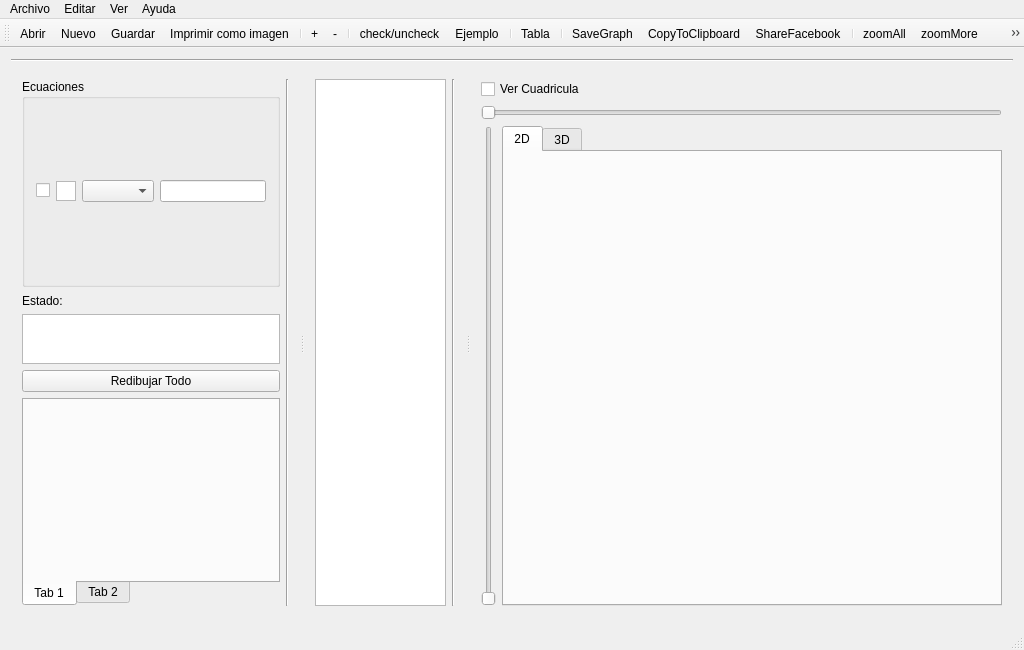
<?xml version="1.0" encoding="UTF-8"?>
<ui version="4.0">
 <class>MainWindow</class>
 <widget class="QMainWindow" name="MainWindow">
  <property name="geometry">
   <rect>
    <x>0</x>
    <y>0</y>
    <width>1024</width>
    <height>650</height>
   </rect>
  </property>
  <property name="windowTitle">
   <string>easyGraph - OAD</string>
  </property>
  <widget class="QWidget" name="centralWidget">
   <layout class="QVBoxLayout" name="verticalLayout">
    <item>
     <widget class="Line" name="line">
      <property name="enabled">
       <bool>true</bool>
      </property>
      <property name="orientation">
       <enum>Qt::Horizontal</enum>
      </property>
     </widget>
    </item>
    <item>
     <widget class="QSplitter" name="splitterEquations_Table_Graphs">
      <property name="orientation">
       <enum>Qt::Horizontal</enum>
      </property>
      <widget class="QWidget" name="layoutWidget">
       <layout class="QHBoxLayout" name="horizontalEquations">
        <item>
         <layout class="QVBoxLayout" name="verticalLayoutEquations">
          <item>
           <widget class="QGroupBox" name="grpEquations">
            <property name="sizePolicy">
             <sizepolicy hsizetype="Expanding" vsizetype="Expanding">
              <horstretch>0</horstretch>
              <verstretch>0</verstretch>
             </sizepolicy>
            </property>
            <property name="title">
             <string>Ecuaciones</string>
            </property>
            <property name="flat">
             <bool>false</bool>
            </property>
            <layout class="QVBoxLayout" name="verticalLayout_6">
             <item>
              <layout class="QVBoxLayout" name="verticalLayout_2">
               <item>
                <layout class="QHBoxLayout" name="horizontalLayout">
                 <property name="sizeConstraint">
                  <enum>QLayout::SetDefaultConstraint</enum>
                 </property>
                 <item>
                  <widget class="QCheckBox" name="checkBox">
                   <property name="text">
                    <string/>
                   </property>
                  </widget>
                 </item>
                 <item>
                  <widget class="QGraphicsView" name="graphicsView">
                   <property name="minimumSize">
                    <size>
                     <width>20</width>
                     <height>20</height>
                    </size>
                   </property>
                   <property name="maximumSize">
                    <size>
                     <width>20</width>
                     <height>20</height>
                    </size>
                   </property>
                  </widget>
                 </item>
                 <item>
                  <widget class="QComboBox" name="comboBox"/>
                 </item>
                 <item>
                  <widget class="QLineEdit" name="lineEdit"/>
                 </item>
                </layout>
               </item>
              </layout>
             </item>
            </layout>
           </widget>
          </item>
          <item>
           <layout class="QVBoxLayout" name="verticalLayout_3">
            <item>
             <widget class="QLabel" name="lblStatus">
              <property name="minimumSize">
               <size>
                <width>0</width>
                <height>15</height>
               </size>
              </property>
              <property name="maximumSize">
               <size>
                <width>16777215</width>
                <height>15</height>
               </size>
              </property>
              <property name="text">
               <string>Estado:</string>
              </property>
             </widget>
            </item>
            <item>
             <widget class="QTextEdit" name="txtStatus">
              <property name="minimumSize">
               <size>
                <width>0</width>
                <height>20</height>
               </size>
              </property>
              <property name="maximumSize">
               <size>
                <width>16777215</width>
                <height>50</height>
               </size>
              </property>
             </widget>
            </item>
            <item>
             <widget class="QPushButton" name="btnRedraw">
              <property name="text">
               <string>Redibujar Todo</string>
              </property>
             </widget>
            </item>
           </layout>
          </item>
          <item>
           <widget class="QTabWidget" name="tabWidget_2">
            <property name="tabPosition">
             <enum>QTabWidget::South</enum>
            </property>
            <property name="currentIndex">
             <number>0</number>
            </property>
            <widget class="QWidget" name="tab_2">
             <attribute name="title">
              <string>Tab 1</string>
             </attribute>
            </widget>
            <widget class="QWidget" name="tab_3">
             <attribute name="title">
              <string>Tab 2</string>
             </attribute>
            </widget>
           </widget>
          </item>
         </layout>
        </item>
        <item>
         <widget class="Line" name="line_2">
          <property name="orientation">
           <enum>Qt::Vertical</enum>
          </property>
         </widget>
        </item>
       </layout>
      </widget>
      <widget class="QSplitter" name="splitter_Table_Graph">
       <property name="orientation">
        <enum>Qt::Horizontal</enum>
       </property>
       <widget class="QWidget" name="layoutWidget">
        <layout class="QHBoxLayout" name="horizontalLayoutTable">
         <item>
          <widget class="QTableWidget" name="tableWidget">
           <property name="minimumSize">
            <size>
             <width>125</width>
             <height>0</height>
            </size>
           </property>
           <property name="maximumSize">
            <size>
             <width>140</width>
             <height>16777215</height>
            </size>
           </property>
           <attribute name="horizontalHeaderVisible">
            <bool>false</bool>
           </attribute>
           <attribute name="horizontalHeaderCascadingSectionResizes">
            <bool>false</bool>
           </attribute>
           <attribute name="horizontalHeaderDefaultSectionSize">
            <number>40</number>
           </attribute>
           <attribute name="horizontalHeaderMinimumSectionSize">
            <number>40</number>
           </attribute>
           <attribute name="horizontalHeaderStretchLastSection">
            <bool>false</bool>
           </attribute>
           <attribute name="verticalHeaderVisible">
            <bool>false</bool>
           </attribute>
           <attribute name="verticalHeaderMinimumSectionSize">
            <number>25</number>
           </attribute>
           <attribute name="verticalHeaderStretchLastSection">
            <bool>false</bool>
           </attribute>
           <column>
            <property name="text">
             <string>X</string>
            </property>
           </column>
           <column>
            <property name="text">
             <string>Y</string>
            </property>
           </column>
           <column>
            <property name="text">
             <string>Z</string>
            </property>
           </column>
          </widget>
         </item>
         <item>
          <widget class="Line" name="line_3">
           <property name="orientation">
            <enum>Qt::Vertical</enum>
           </property>
          </widget>
         </item>
        </layout>
       </widget>
       <widget class="QWidget" name="layoutWidget">
        <layout class="QVBoxLayout" name="verticalLayoutGraph">
         <item>
          <layout class="QVBoxLayout" name="verticalLayout_4">
           <item>
            <widget class="QCheckBox" name="chkGrid">
             <property name="text">
              <string>Ver Cuadricula</string>
             </property>
            </widget>
           </item>
           <item>
            <widget class="QSlider" name="horizontalSlider">
             <property name="orientation">
              <enum>Qt::Horizontal</enum>
             </property>
            </widget>
           </item>
          </layout>
         </item>
         <item>
          <layout class="QHBoxLayout" name="horizontalLayout_5">
           <item>
            <widget class="QSlider" name="verticalSlider">
             <property name="orientation">
              <enum>Qt::Vertical</enum>
             </property>
            </widget>
           </item>
           <item>
            <widget class="QTabWidget" name="tabGraphics">
             <property name="minimumSize">
              <size>
               <width>500</width>
               <height>0</height>
              </size>
             </property>
             <property name="maximumSize">
              <size>
               <width>16777215</width>
               <height>16777215</height>
              </size>
             </property>
             <property name="currentIndex">
              <number>0</number>
             </property>
             <widget class="QWidget" name="tab2D">
              <attribute name="title">
               <string>2D</string>
              </attribute>
              <layout class="QVBoxLayout" name="verticalLayout_7">
               <item>
                <widget class="QVTKWidget" name="qvtkWidget"/>
               </item>
              </layout>
             </widget>
             <widget class="QWidget" name="tab3D">
              <attribute name="title">
               <string>3D</string>
              </attribute>
              <layout class="QVBoxLayout" name="verticalLayout_8"/>
             </widget>
            </widget>
           </item>
          </layout>
         </item>
        </layout>
       </widget>
      </widget>
     </widget>
    </item>
   </layout>
  </widget>
  <widget class="QMenuBar" name="menuBar">
   <property name="geometry">
    <rect>
     <x>0</x>
     <y>0</y>
     <width>1024</width>
     <height>20</height>
    </rect>
   </property>
   <widget class="QMenu" name="menuEasyGraph_using_MVC">
    <property name="title">
     <string>Archivo</string>
    </property>
    <addaction name="actionNuevo"/>
    <addaction name="actionAbrir"/>
    <addaction name="actionGuardar"/>
    <addaction name="actionSaveAs"/>
    <addaction name="actionExportar_como_imagen"/>
    <addaction name="actionImprimir_como_imagen"/>
    <addaction name="actionSalir"/>
   </widget>
   <widget class="QMenu" name="menuJair">
    <property name="title">
     <string>Editar</string>
    </property>
    <addaction name="actionInsertar_Ecuaci_n"/>
    <addaction name="actionRemover_ecuaci_n"/>
    <addaction name="separator"/>
    <addaction name="actionCortar"/>
    <addaction name="actionCopiar"/>
    <addaction name="actionPegar"/>
    <addaction name="separator"/>
    <addaction name="actionReiniciar_Configuraciones"/>
   </widget>
   <widget class="QMenu" name="menuAyuda">
    <property name="title">
     <string>Ayuda</string>
    </property>
    <addaction name="actionAcerca_de"/>
    <addaction name="actionTutorial"/>
    <addaction name="action_Que_hay_de_nuevo"/>
    <addaction name="actionContactanos"/>
   </widget>
   <widget class="QMenu" name="menuVer">
    <property name="title">
     <string>Ver</string>
    </property>
    <addaction name="actionTeclado"/>
    <addaction name="actionConfiguraci_n_de_ejes"/>
    <addaction name="actionAtributos_del_Grafico"/>
    <addaction name="separator"/>
    <addaction name="actionConfiguraciones"/>
   </widget>
   <addaction name="menuEasyGraph_using_MVC"/>
   <addaction name="menuJair"/>
   <addaction name="menuVer"/>
   <addaction name="menuAyuda"/>
  </widget>
  <widget class="QToolBar" name="mainToolBar">
   <attribute name="toolBarArea">
    <enum>TopToolBarArea</enum>
   </attribute>
   <attribute name="toolBarBreak">
    <bool>false</bool>
   </attribute>
   <addaction name="actionAbrir"/>
   <addaction name="actionNuevo"/>
   <addaction name="actionGuardar"/>
   <addaction name="actionImprimir_como_imagen"/>
   <addaction name="separator"/>
   <addaction name="actionMore"/>
   <addaction name="actionLess"/>
   <addaction name="separator"/>
   <addaction name="actionCheckUncheck"/>
   <addaction name="actionExample"/>
   <addaction name="separator"/>
   <addaction name="actionTable"/>
   <addaction name="separator"/>
   <addaction name="actionSaveGraph"/>
   <addaction name="actionCopyToClipboard"/>
   <addaction name="actionShareFacebook"/>
   <addaction name="separator"/>
   <addaction name="actionZoomAll"/>
   <addaction name="actionZoomMore"/>
   <addaction name="actionZoomLess"/>
  </widget>
  <widget class="QStatusBar" name="statusBar"/>
  <action name="actionNuevo">
   <property name="icon">
    <iconset resource="Resources/res.qrc">
     <normaloff>:/Icons/icons/new.png</normaloff>:/Icons/icons/new.png</iconset>
   </property>
   <property name="text">
    <string>Nuevo</string>
   </property>
   <property name="shortcut">
    <string>N</string>
   </property>
  </action>
  <action name="actionAbrir">
   <property name="text">
    <string>Abrir</string>
   </property>
   <property name="shortcut">
    <string>O</string>
   </property>
  </action>
  <action name="actionGuardar">
   <property name="icon">
    <iconset resource="Resources/res.qrc">
     <normaloff>:/Icons/icons/save.png</normaloff>:/Icons/icons/save.png</iconset>
   </property>
   <property name="text">
    <string>Guardar...</string>
   </property>
   <property name="shortcut">
    <string>S</string>
   </property>
  </action>
  <action name="actionSaveAs">
   <property name="icon">
    <iconset resource="Resources/res.qrc">
     <normaloff>:/Icons/icons/save.png</normaloff>:/Icons/icons/save.png</iconset>
   </property>
   <property name="text">
    <string>Guardar Como ...</string>
   </property>
   <property name="shortcut">
    <string>A</string>
   </property>
  </action>
  <action name="actionAcerca_de">
   <property name="text">
    <string>Acerca de ...</string>
   </property>
  </action>
  <action name="actionTutorial">
   <property name="text">
    <string>Tutorial</string>
   </property>
  </action>
  <action name="actionExportar_como_imagen">
   <property name="icon">
    <iconset resource="Resources/res.qrc">
     <normaloff>:/Icons/icons/export.png</normaloff>:/Icons/icons/export.png</iconset>
   </property>
   <property name="text">
    <string>Exportar como imagen ...</string>
   </property>
  </action>
  <action name="actionImprimir_como_imagen">
   <property name="icon">
    <iconset resource="Resources/res.qrc">
     <normaloff>:/Icons/icons/print.ico</normaloff>:/Icons/icons/print.ico</iconset>
   </property>
   <property name="text">
    <string>Imprimir como imagen ...</string>
   </property>
   <property name="shortcut">
    <string>P</string>
   </property>
  </action>
  <action name="actionSalir">
   <property name="text">
    <string>Salir</string>
   </property>
  </action>
  <action name="actionInsertar_Ecuaci_n">
   <property name="text">
    <string>Insertar Ecuación</string>
   </property>
  </action>
  <action name="actionRemover_ecuaci_n">
   <property name="text">
    <string>Remover Ecuación</string>
   </property>
  </action>
  <action name="actionReiniciar_Configuraciones">
   <property name="text">
    <string>Reiniciar Configuraciones</string>
   </property>
  </action>
  <action name="actionCortar">
   <property name="text">
    <string>Cortar</string>
   </property>
  </action>
  <action name="actionCopiar">
   <property name="text">
    <string>Copiar</string>
   </property>
  </action>
  <action name="actionPegar">
   <property name="text">
    <string>Pegar</string>
   </property>
  </action>
  <action name="actionTeclado">
   <property name="text">
    <string>Teclado</string>
   </property>
  </action>
  <action name="actionConfiguraci_n_de_ejes">
   <property name="text">
    <string>Configuración de ejes</string>
   </property>
  </action>
  <action name="actionAtributos_del_Grafico">
   <property name="text">
    <string>Atributos del Grafico</string>
   </property>
  </action>
  <action name="actionConfiguraciones">
   <property name="text">
    <string>Configuraciones</string>
   </property>
  </action>
  <action name="action_Que_hay_de_nuevo">
   <property name="text">
    <string>¿Que hay de nuevo?</string>
   </property>
  </action>
  <action name="actionContactanos">
   <property name="text">
    <string>Contactanos ...</string>
   </property>
  </action>
  <action name="actionMore">
   <property name="text">
    <string>+</string>
   </property>
   <property name="toolTip">
    <string>Agregar Nueva ecuación</string>
   </property>
  </action>
  <action name="actionLess">
   <property name="text">
    <string>-</string>
   </property>
   <property name="toolTip">
    <string>Quitar ecuación</string>
   </property>
  </action>
  <action name="actionCheckUncheck">
   <property name="icon">
    <iconset resource="Resources/res.qrc">
     <normaloff>:/Icons/icons/check.png</normaloff>:/Icons/icons/check.png</iconset>
   </property>
   <property name="text">
    <string>check/uncheck</string>
   </property>
   <property name="toolTip">
    <string>Seleccionar/Deseleccionar todas las ecuaciones</string>
   </property>
  </action>
  <action name="actionExample">
   <property name="text">
    <string>Ejemplo</string>
   </property>
   <property name="toolTip">
    <string>Insertar un Ejemplo</string>
   </property>
  </action>
  <action name="actionTable">
   <property name="icon">
    <iconset resource="Resources/res.qrc">
     <normaloff>:/Icons/icons/table.png</normaloff>:/Icons/icons/table.png</iconset>
   </property>
   <property name="text">
    <string>Tabla</string>
   </property>
   <property name="toolTip">
    <string>Mostrar/Esconder Tabla</string>
   </property>
  </action>
  <action name="actionZoomAll">
   <property name="icon">
    <iconset resource="Resources/res.qrc">
     <normaloff>:/Icons/icons/restorezoom.png</normaloff>:/Icons/icons/restorezoom.png</iconset>
   </property>
   <property name="text">
    <string>zoomAll</string>
   </property>
   <property name="toolTip">
    <string>Restaurar Zoom</string>
   </property>
  </action>
  <action name="actionZoomMore">
   <property name="icon">
    <iconset resource="Resources/res.qrc">
     <normaloff>:/Icons/icons/zoommore.png</normaloff>:/Icons/icons/zoommore.png</iconset>
   </property>
   <property name="text">
    <string>zoomMore</string>
   </property>
   <property name="toolTip">
    <string>Aumentar Zoom</string>
   </property>
  </action>
  <action name="actionZoomLess">
   <property name="icon">
    <iconset resource="Resources/res.qrc">
     <normaloff>:/Icons/icons/zoomless.png</normaloff>:/Icons/icons/zoomless.png</iconset>
   </property>
   <property name="text">
    <string>zoomLess</string>
   </property>
   <property name="toolTip">
    <string>Disminuir Zoom</string>
   </property>
  </action>
  <action name="actionSaveGraph">
   <property name="icon">
    <iconset resource="Resources/res.qrc">
     <normaloff>:/Icons/icons/saveGraph.png</normaloff>:/Icons/icons/saveGraph.png</iconset>
   </property>
   <property name="text">
    <string>SaveGraph</string>
   </property>
   <property name="toolTip">
    <string>Guardar Grafico</string>
   </property>
  </action>
  <action name="actionShareFacebook">
   <property name="icon">
    <iconset resource="Resources/res.qrc">
     <normaloff>:/Icons/icons/facebook.ico</normaloff>:/Icons/icons/facebook.ico</iconset>
   </property>
   <property name="text">
    <string>ShareFacebook</string>
   </property>
   <property name="toolTip">
    <string>Compartir en Facebook</string>
   </property>
  </action>
  <action name="actionCopyToClipboard">
   <property name="icon">
    <iconset resource="Resources/res.qrc">
     <normaloff>:/Icons/icons/copyclipboard.png</normaloff>:/Icons/icons/copyclipboard.png</iconset>
   </property>
   <property name="text">
    <string>CopyToClipboard</string>
   </property>
   <property name="toolTip">
    <string>&lt;html&gt;&lt;head/&gt;&lt;body&gt;&lt;p&gt;&lt;span style=&quot; font-weight:600;&quot;&gt;Copiar al Portapapeles&lt;/span&gt;&lt;/p&gt;&lt;/body&gt;&lt;/html&gt;</string>
   </property>
  </action>
 </widget>
 <layoutdefault spacing="6" margin="11"/>
 <customwidgets>
  <customwidget>
   <class>QVTKWidget</class>
   <extends>QWidget</extends>
   <header>QVTKWidget.h</header>
  </customwidget>
 </customwidgets>
 <resources>
  <include location="Resources/res.qrc"/>
 </resources>
 <connections/>
</ui>
